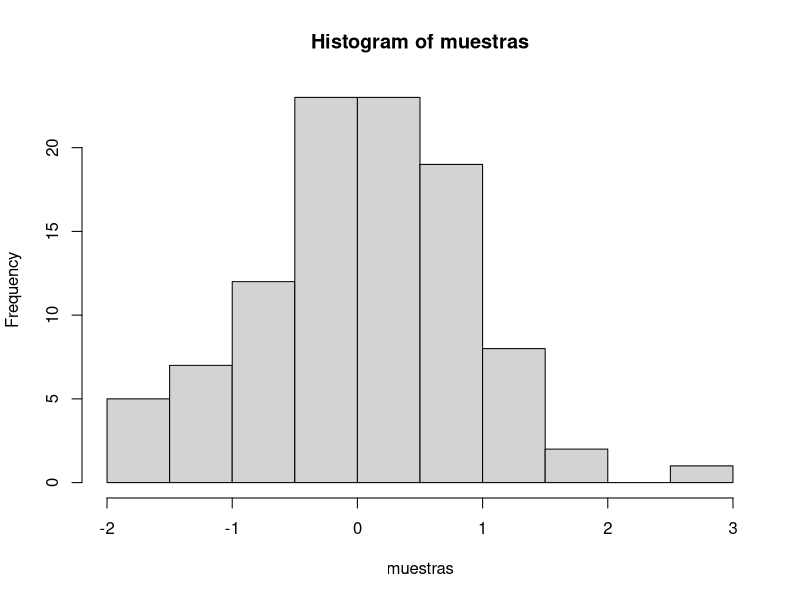

This figure's R source:
## ---- chunk 1
knitr::opts_chunk$set(message=FALSE,warning=FALSE, cache=TRUE)
## ---- chunk 2
muestras <- rnorm(100, mean=0, sd=1)
hist(muestras)
